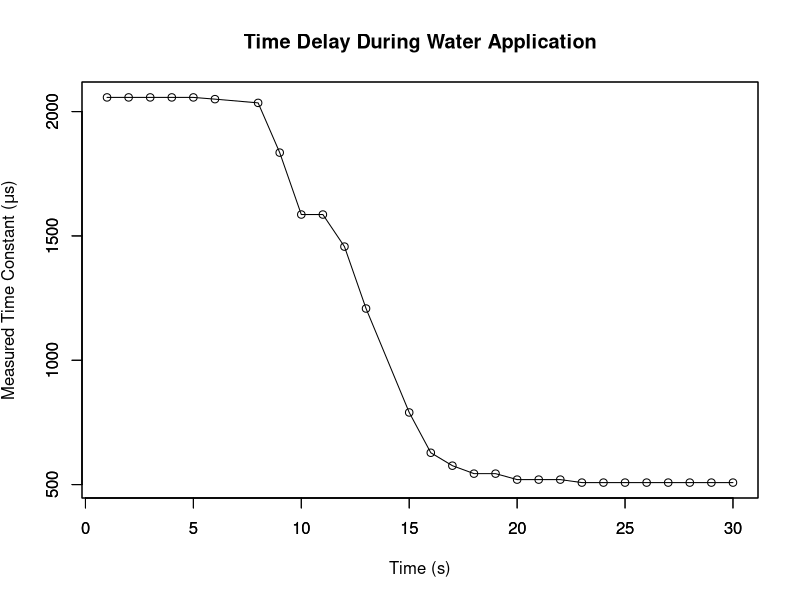

R code for this plot:
pdf(file='soak.pdf')
plot(read.csv('soak.csv'), type='l', main='Time Delay During Water Application', xlab='Time (s)', ylab=expression(paste('Measured Time Constant (', mu, 's)')))
par(new=TRUE)
plot(read.csv('soak.csv'), ylab='', xlab='')
